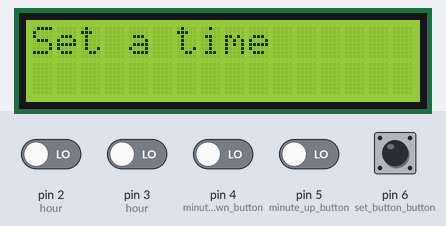
A sketch run on a simulated Arduino Uno, built with avr-gcc and run on an emulated ATmega328P. On the bench: 16×2 character LCD. Inputs (shaded band) come from the test bench; at power-on: pin 2 (hour), pin 3 (hour), pin 4 (minute_down_button), pin 5 (minute_up_button), pin 6 (set_button_button) LOW.

Above: at 1.2 s.
1.3 s: pin 6 (set_button_button) pulled HIGH for 1.2 s
At 3.1 s:
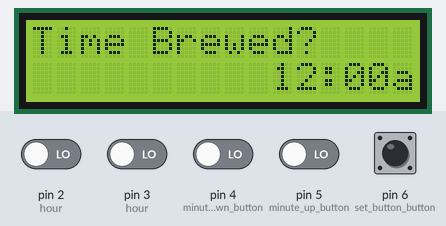
4.0 s: pin 2 (hour) driven HIGH
At 4.48 s:
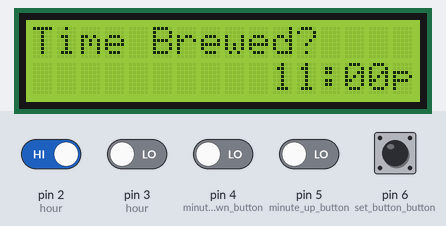
6.6 s: pin 6 (set_button_button) pulled HIGH for 1.2 s
At 8.3 s:
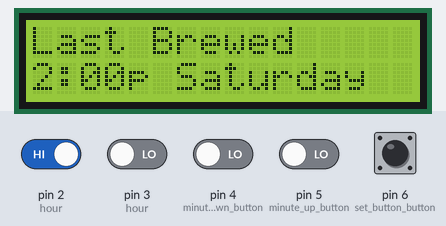
9.5 s: pin 2 (hour) driven LOW and pin 3 (hour) driven HIGH and pin 4 (minute_down_button) driven HIGH and pin 5 (minute_up_button) driven HIGH and pin 6 (set_button_button) driven HIGH
At 10.6 s:
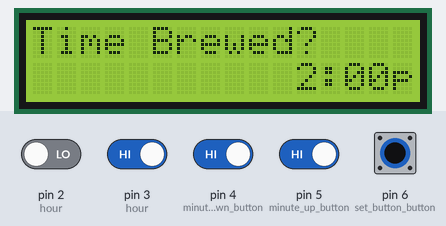
13.6 s: pin 6 (set_button_button) driven LOW
At 14.23 s:
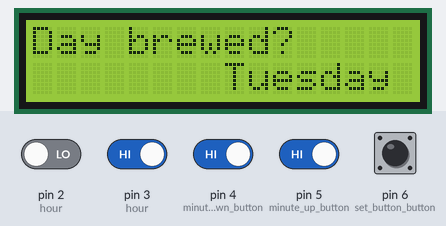
16.1 s: pin 6 (set_button_button) driven HIGH
At 17.1 s:
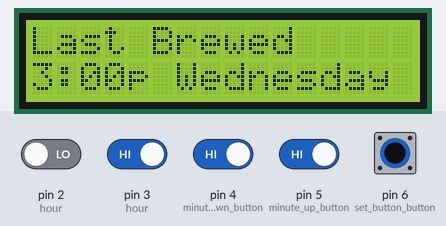
Timing chart, 0 to 19.1 s (numbered marks = the images above; inputs shaded):
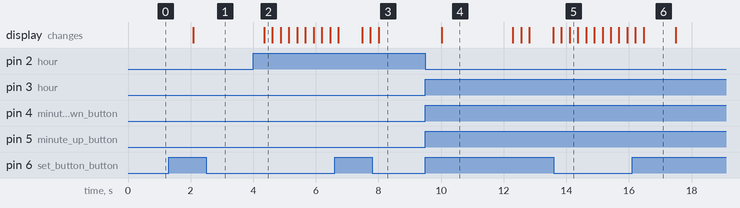

Measured:
- after the input at 1.3 s, the display: changes after 0.79 s (image 1)
- after the input at 4.0 s, the display: changes after 0.35 s (image 2)
- after the input at 9.5 s, the display: changes after 0.53 s (image 4)
- after the input at 13.6 s, the display: first differs from a run without the input after 0.51 s (image 5)
- after the input at 16.1 s, the display: first differs from a run without the input after 0.37 s (image 6)
- what the display in image 4 shows lasts 2.3 s, from 10.0 s to 12.3 s
- what the display in image 6 shows lasts 1.0 s, from 16.5 s to 17.5 s

The sketch:

TimerCode.ino
```cpp
/*
	This project uses the open source LCD library that is compatable with a 1602 LCD screen.
	http://www.arduino.cc/en/Tutorial/LiquidCrystal

	The rest of this project was created by Matthew Muller. It is open source and can be used
	however you see fit. You can find this project at the link below.

		https://github.com/MatthewMuller/BrewTimer

*/


// include the library code:
#include <LiquidCrystal.h>

// initialize the library with the numbers of the interface pins
LiquidCrystal lcd(7, 8, 9, 10, 11, 12);


/*-------------------------------------SETUP-----------------------------------------*/
void setup() {

    /*The following two lines initialize the LCD and print the welcome message*/
    lcd.begin(16, 2);
    lcd.print("Set a time");

    /*These initalize the pins for the buttons*/
    pinMode(2, INPUT);                              //hour/day down button
    pinMode(3, INPUT);                              //hour/day up button
    pinMode(4, INPUT);                              //minute down button
    pinMode(5, INPUT);                              //minute up button
    pinMode(6, INPUT);                              //set button button


    /*Turn on the serial brinter at a 9600 baud*/
    Serial.begin(9600);

}


/*--------------------------------------LOOP-----------------------------------------*/
void loop() {

    /*Uncomment the lines below to turn on the serial printer debugger*/
    boolean printSerial = false;                // turn true if you want to have serial monitor print voltages on A5-A1
    int serialTimer = 750;                      //uncomment for serial printing

    /*This is the threshhold for */
    int buttonVoltage = 1000;                   //when button is pressed it shows a voltage over 1000
    int refreshRate = 250;                      //rate to wait between button presses and screen updates
    int pauseTime = 2000;                       //Pause time variable when program is set to pause

    /*initalize values default to 12:00a*/
    int hour = 12;
    int minute = 00;
    char amPm = 'a';

    boolean runProgram = true;

    while(runProgram){


        /*When the fifth button (set brew time button) is pressed*/
        if(digitalRead(6) == HIGH){

            boolean brewTimeSet = false;

            /*This loop will run until the brew time is set*/
            while(!brewTimeSet){

                clearLCDScreen();                                       //clear the LCD screen
                displaySetTimeScreen(hour, minute, amPm);               //display the current set time screen

                boolean confirmTime = false;

                delay(pauseTime);                                       //let the voltage reads over the buttons die

                /*This loop runs until the user confirms setTime is correct*/
                while(!confirmTime){

                    /*If the minus hour button is hit*/
                    if(digitalRead(2) == HIGH){

                        /*If we are at 1, we have to "roll over" back to twelve*/
                        if(hour == 1){

                            hour = 12;                                  //roll clock over from 1 to 12

                        }
                        else{

                            hour -= 1;                                  //minus an hour

                            /*When a clock changes between 11 and 12, the am becomes pm and visaversa*/
                            if(hour == 11){

                                /*If statement will roll am over to pm and visa versa when clock rolls over*/
                                if(amPm == 'a'){
                                    amPm = 'p';
                                }
                                else{
                                    amPm = 'a';
                                }
                            }

                        }


                        delay(refreshRate);                             //Pause the system so buttons debase
                        displaySetTimeScreen(hour, minute, amPm);       //Update the screen with the new time

                    }

                    /*If the plus hour button is hit*/
                    if(digitalRead(3) == HIGH){
                        if(hour == 12){

                            hour = 1;                                   //roll clock over from 12 to 1

                        }
                        else{
                            hour += 1;

                            if(hour == 12){

                                /*If statement will roll am over to pm and visa versa when clock rolls over*/
                                if(amPm == 'a'){                        //if its am, switch it to pm
                                    amPm = 'p';
                                }
                                else{
                                    amPm = 'a';                         //pm switches to am
                                }
                            }

                        }

                        delay(refreshRate);                             //Pause the system so buttons debase
                        displaySetTimeScreen(hour, minute, amPm);       //Update the screen with the new time

                    }

                    /*If the minus minute button is hit*/
                    if(digitalRead(4) == HIGH){
                        if(minute == 0){
                            minute = 50;
                        }
                        else{
                            minute -= 10;
                        }


                        delay(refreshRate);                             //Pause the system so buttons debase
                        displaySetTimeScreen(hour, minute, amPm);       //Update the screen with the new time

                    }

                    /*If the plus minute button is hit*/
                    if(digitalRead(5) == HIGH){
                        if(minute == 50){
                            minute = 0;
                        }
                        else{
                            minute += 10;
                        }

                        delay(refreshRate);                             //Pause the system so buttons debase
                        displaySetTimeScreen(hour, minute, amPm);       //Update the screen with the new time
                    }

                    /*If the confirm minute button is hit*/
                    if(digitalRead(6) == HIGH){
                        delay(500);                                     //This gives the user a chance to stop pressing the button
                        confirmTime = true;
                    }


                }

                /*Array containing all the days of the week*/
                String days[7] = {"Sunday", "Monday", "Tuesday", "Wednesday", "Thursday", "Friday", "Saturday"};
                String day = days[0];                                   //This is the current date

                boolean confirmDay = false;
                int currentDay = 0;

                delay(refreshRate);                                     //Pause the system so buttons debase
                displaySetDayScreen(day);                               //Update the display with the new day

                while(!confirmDay){

                    /*If the minus day button is hit*/
                    if(digitalRead(2) == HIGH){

                        if(currentDay == 0){
                         currentDay = 6;
                        }
                        else{
                            currentDay -= 1;
                        }

                        day = days[currentDay];

                        delay(refreshRate);                             //Pause the system so buttons debase
                        displaySetDayScreen(day);                       //Update the display with the new day

                    }


                    /*If the plus day button is hit*/
                    if(digitalRead(3) == HIGH){

                        if(currentDay == 6){
                         currentDay = 0;
                        }
                        else{
                            currentDay += 1;
                        }

                        day = days[currentDay];

                        delay(refreshRate);                             //Pause the system so buttons debase
                        displaySetDayScreen(day);                       //Update the display with the new day

                    }


                    /*If the confirm minute button is hit*/
                    if(digitalRead(6) == HIGH){
                        confirmDay = true;
                    }

                }


                brewTimeSet = true;                                     //both the time and date have been set. Break loop

                delay(refreshRate);                                     //Pause the system so buttons debase
                displayBrewTime(day, hour, minute, amPm);               //Update the display with the new day

            }


        }


        //Serial printing for reading pins and things from board
        if(printSerial == true){
            serialDebug(serialTimer);
        }

        delay(1000);

    }

}

void displayBrewTime(String day, int hour, int minute, char amPm){

        String topLine = "Last Brewed";                 //This will be our top line displayed
        String bottomLine = "";                         //Initialize the bottom string

        bottomLine += hour;                             //Add the hour
        bottomLine += ":";                              //Append the : for formatting the time

        /*This adds 00 if the minute is set to 0 because time is red as 00*/
        if(minute == 0){
            bottomLine += "00";
        }
        else{
            bottomLine += minute;
        }

        bottomLine += amPm;                             //append the am or pm char

        bottomLine += " ";                              //Space between time and day
        bottomLine += day;                              //Add the day

        printToLCD(topLine, bottomLine);                //Print the strings to the display

}

void displaySetDayScreen(String day){

        /*This will be displayed on the bottom row*/
        String topLine = "Day brewed?";


        String setDay = "        ";                     //White space before Day on screen

        setDay += day;                                  //Add the day to the string
        printToLCD(topLine, setDay);                    //Print the strings to the display


}

void displaySetTimeScreen(int hour, int minute, char amPm){

        /*This will be displayed on the bottom row*/
        String topLine = "Time Brewed?";


        /*The next thre lines builds the brewTime to print to screen*/
        String setTime = "          ";

        /*Formatting. Adds a space if number is 1 - 9 so it lines up with the 10 - 12*/
        if(hour < 10){
            setTime += " ";
        }

        setTime += hour;                                //Add the hour to the string
        setTime += ":";                                 //Add the : sperating minutes and hours

        /*This adds 00 if the minute is set to 0 because time is red as 00*/
        if(minute == 0){
            setTime += "00";
        }
        else{
            setTime += minute;
        }

        setTime += amPm;                                //append the am or pm char

        printToLCD(topLine, setTime);                   //Display the current brew time

}


void printToLCD(String top, String bottom){

    clearLCDScreen();
    lcd.setCursor(0, 0);                                //Set cursor to top left
    lcd.print(top);                                     //clear LCD
    lcd.setCursor(0, 1);                                //Set cursor to top left
    lcd.print(bottom);                                  //clear LCD
    lcd.setCursor(0,0);                                 //Return the cursor to home
}

void clearLCDScreen(){

        /*Next 5 lines clears the screen and resets the cursor to home*/
        lcd.setCursor(0, 0);                            //Set cursor to top left
        lcd.print("                                ");  //clear LCD
        lcd.setCursor(0, 1);                            //Set cursor to top left
        lcd.print("                                ");  //clear LCD
        lcd.setCursor(0,0);                             //Set the cursor to home

}

void serialDebug(int delayTime){
        Serial.print("A5 voltage is");
        Serial.println(analogRead(A5));
        Serial.print("A4 voltage is");
        Serial.println(analogRead(A4));
        Serial.print("A3 voltage is");
        Serial.println(analogRead(A3));
        Serial.print("A2 voltage is");
        Serial.println(analogRead(A2));
        Serial.print("A1 voltage is");
        Serial.println(analogRead(A1));
        Serial.println("\n");
        delay(delayTime);
}
```
